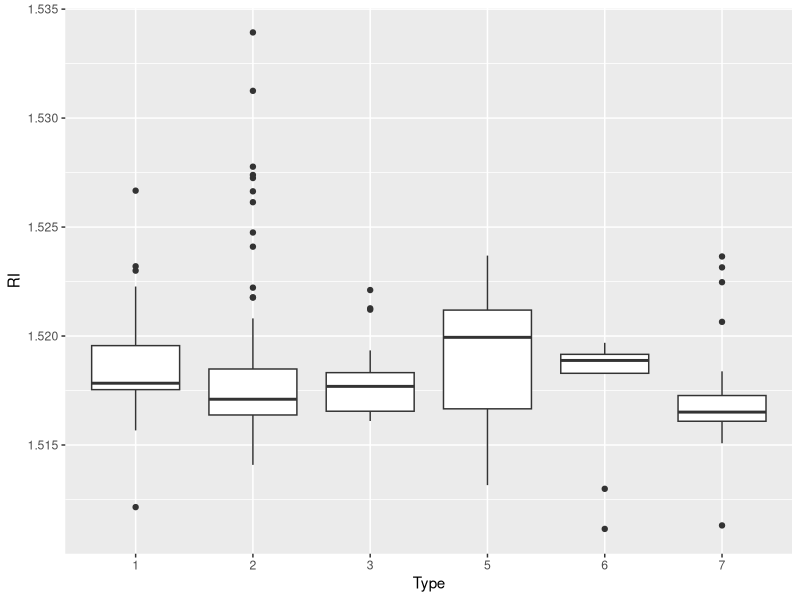
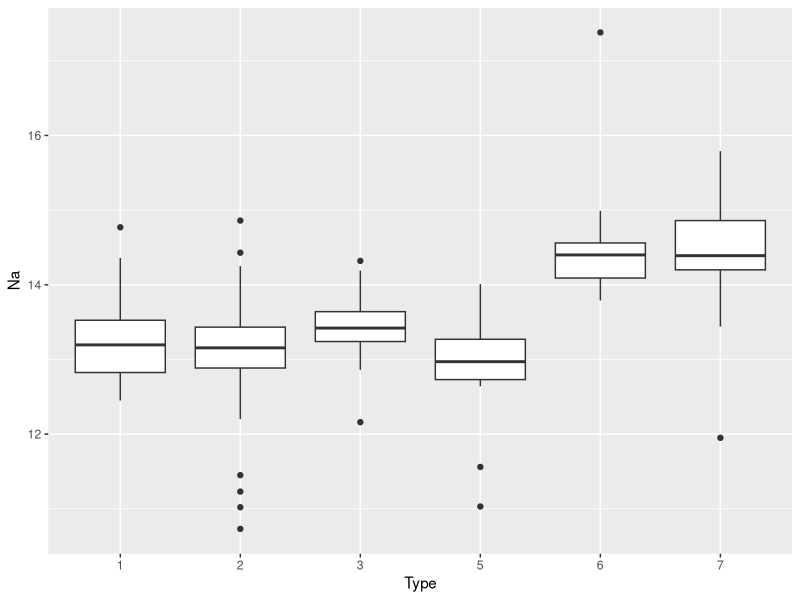
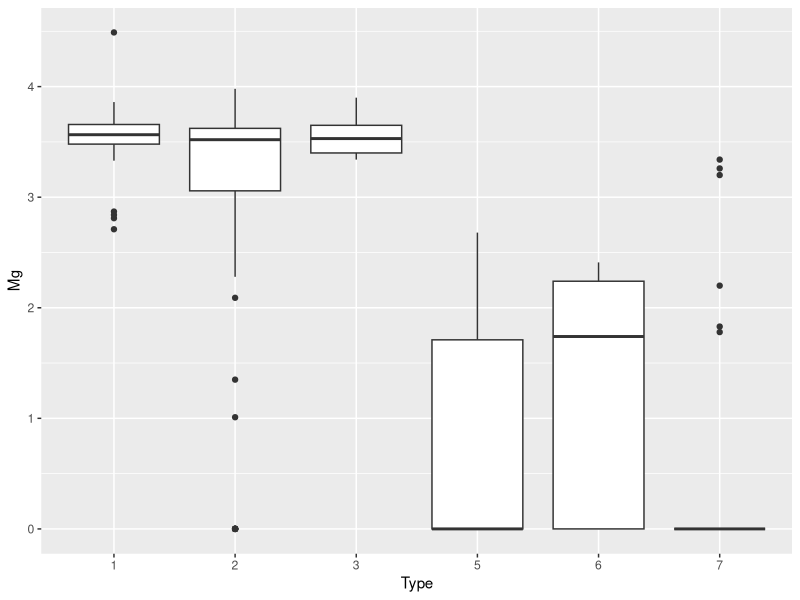
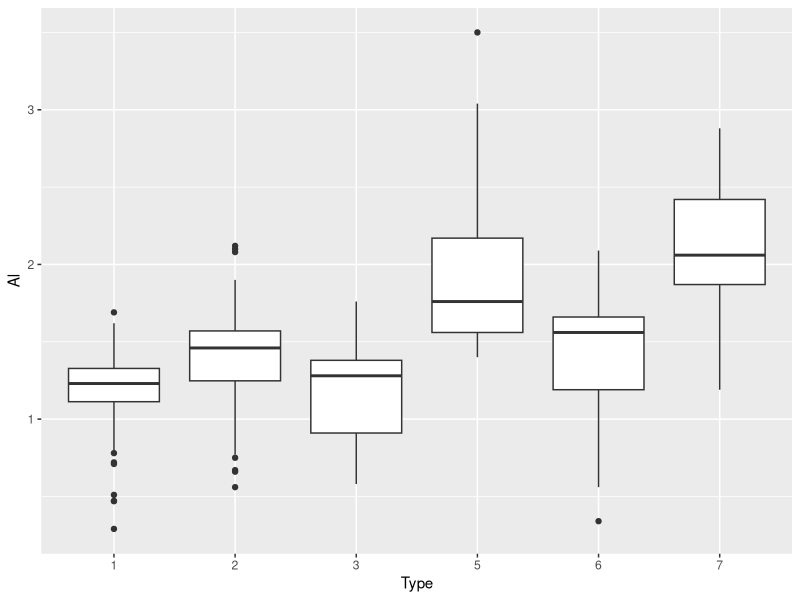
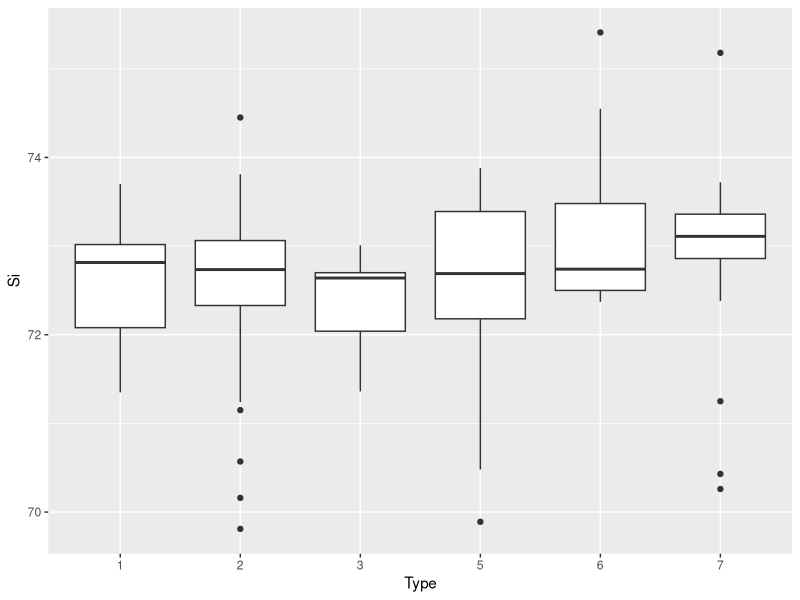
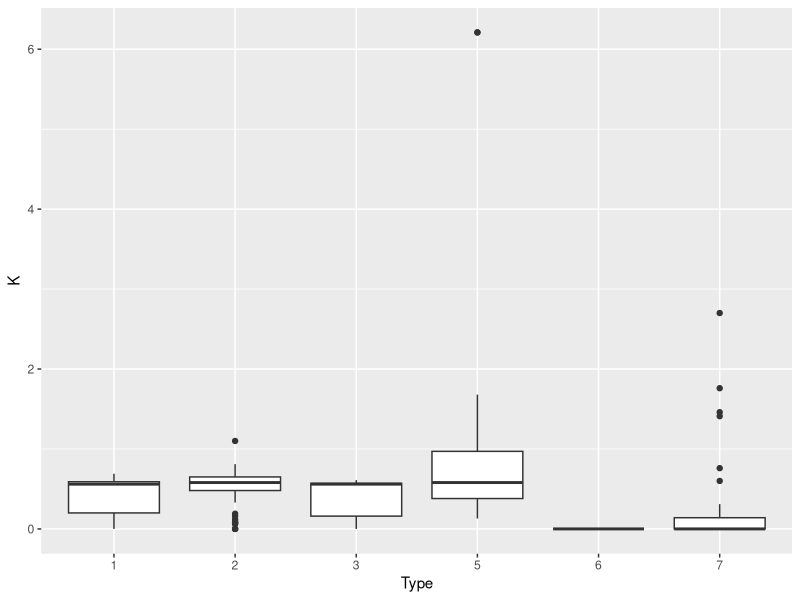
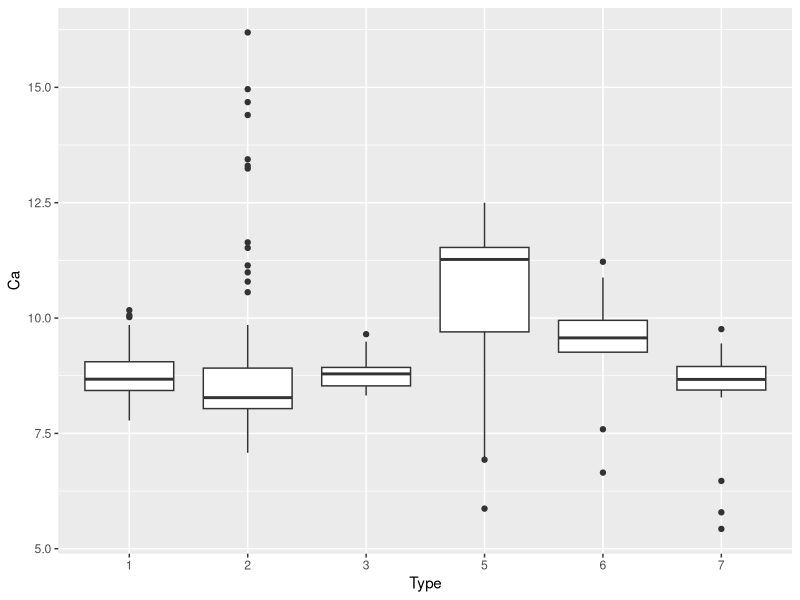
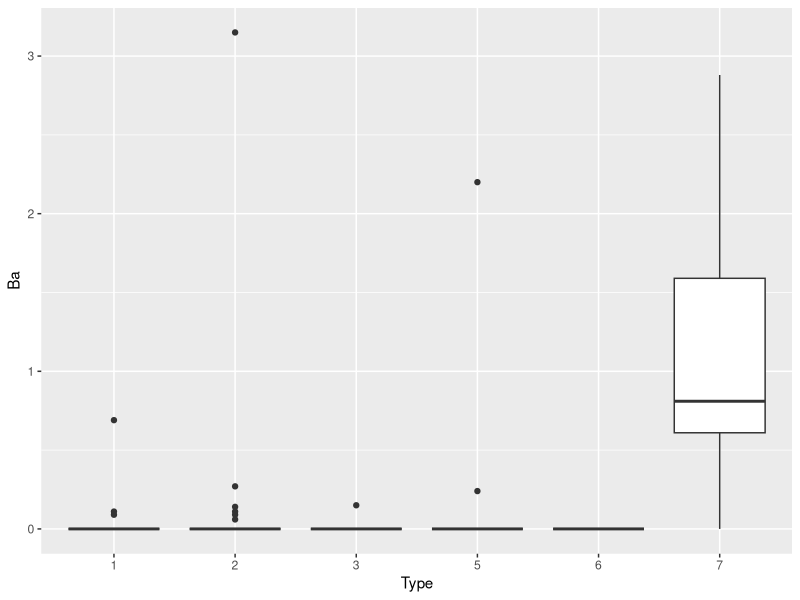

Reproduce these figures in R, in order.
library(tidyverse)
library(caret)
library(mlbench)
data("Glass")
Glass <- as.tibble(Glass)
ggplot(data=Glass, mapping= aes(x= Type, y= RI))+geom_boxplot()
ggsave("RI.jpg")
ggplot(data=Glass, mapping= aes(x= Type, y= Na))+geom_boxplot()
ggsave("Na.jpg")
ggplot(data=Glass, mapping= aes(x= Type, y= Mg))+geom_boxplot()
ggsave("Mg.jpg")
ggplot(data=Glass, mapping= aes(x= Type, y= Al))+geom_boxplot()
ggsave("Al.jpg")
ggplot(data=Glass, mapping= aes(x= Type, y= Si))+geom_boxplot()
ggsave("Si.jpg")
ggplot(data=Glass, mapping= aes(x= Type, y= K))+geom_boxplot()
ggsave("K.jpg")
ggplot(data=Glass, mapping= aes(x= Type, y= Ca))+geom_boxplot()
ggsave("Ca.jpg")
ggplot(data=Glass, mapping= aes(x= Type, y= Ba))+geom_boxplot()
ggsave("Ba.jpg")
ggplot(data=Glass, mapping= aes(x= Type, y= Fe))+geom_boxplot()
ggsave("Fe.jpg")

set.seed(1)
trainIndex <-
  createDataPartition(Glass$Type,
                      p = 0.8,
                      list = FALSE,
                      times = 1)
GlassTrain <- Glass[trainIndex, ]
GlassTest <- Glass[-trainIndex, ]
scaler <- preProcess(Glass, method = c("center", "scale"))
GlassTrain <- predict(scaler, GlassTrain)
GlassTest <- predict(scaler, GlassTest)

knnmodel_RI <-
  train(Type ~ RI, data = GlassTrain, method = "knn")
GlassPredictions_RI <-
  predict(knnmodel_RI, GlassTest)
confusionMatrix(GlassPredictions_RI, GlassTest$Type)


knnmodel_Na <-
  train(Type ~ Na, data = GlassTrain, method = "knn")
GlassPredictions_Na <-
  predict(knnmodel_Na, GlassTest)
confusionMatrix(GlassPredictions_Na, GlassTest$Type)

knnmodel_Mg <-
  train(Type ~ Mg, data = GlassTrain, method = "knn")
GlassPredictions_Mg <-
  predict(knnmodel_Mg, GlassTest)
confusionMatrix(GlassPredictions_Mg, GlassTest$Type)

knnmodel_Al <-
  train(Type ~ Al, data = GlassTrain, method = "knn")
GlassPredictions_Al <-
  predict(knnmodel_Al, GlassTest)
confusionMatrix(GlassPredictions_Al, GlassTest$Type)

knnmodel_Si <-
  train(Type ~ Si, data = GlassTrain, method = "knn")
GlassPredictions_Si <-
  predict(knnmodel_Si, GlassTest)
confusionMatrix(GlassPredictions_Si, GlassTest$Type)

knnmodel_K <-
  train(Type ~ K, data = GlassTrain, method = "knn")
GlassPredictions_K <-
  predict(knnmodel_K, GlassTest)
confusionMatrix(GlassPredictions_K, GlassTest$Type)

knnmodel_Ca <-
  train(Type ~ Ca, data = GlassTrain, method = "knn")
GlassPredictions_Ca <-
  predict(knnmodel_Ca, GlassTest)
confusionMatrix(GlassPredictions_Ca, GlassTest$Type)

knnmodel_Ba <-
  train(Type ~ Ba, data = GlassTrain, method = "knn")
GlassPredictions_Ba <-
  predict(knnmodel_Ba, GlassTest)
confusionMatrix(GlassPredictions_Ba, GlassTest$Type)

knnmodel_Fe <-
  train(Type ~ Fe, data = GlassTrain, method = "knn")
GlassPredictions_Fe <-
  predict(knnmodel_Fe, GlassTest)
confusionMatrix(GlassPredictions_Fe, GlassTest$Type)

knnmodel_RI_Na <-
  train(Type ~ RI+ Na, data = GlassTrain, method = "knn")
GlassPredictions_RI_Na <-
  predict(knnmodel_RI_Na, GlassTest)
confusionMatrix(GlassPredictions_RI_Na, GlassTest$Type)

knnmodel_RI_Mg <-
  train(Type ~ RI+ Mg, data = GlassTrain, method = "knn")
GlassPredictions_RI_Mg <-
  predict(knnmodel_RI_Mg, GlassTest)
confusionMatrix(GlassPredictions_RI_Mg, GlassTest$Type)

knnmodel_RI_Al <-
  train(Type ~ RI+ Al, data = GlassTrain, method = "knn")
GlassPredictions_RI_Al <-
  predict(knnmodel_RI_Al, GlassTest)
confusionMatrix(GlassPredictions_RI_Al, GlassTest$Type)

knnmodel_RI_Si <-
  train(Type ~ RI+ Si, data = GlassTrain, method = "knn")
GlassPredictions_RI_Si <-
  predict(knnmodel_RI_Si, GlassTest)
confusionMatrix(GlassPredictions_RI_Si, GlassTest$Type)

knnmodel_RI_K <-
  train(Type ~ RI+ K, data = GlassTrain, method = "knn")
GlassPredictions_RI_K <-
  predict(knnmodel_RI_K, GlassTest)
confusionMatrix(GlassPredictions_RI_K, GlassTest$Type)

knnmodel_RI_Ca <-
  train(Type ~ RI+ Ca, data = GlassTrain, method = "knn")
GlassPredictions_RI_Ca <-
  predict(knnmodel_RI_Ca, GlassTest)
confusionMatrix(GlassPredictions_RI_Ca, GlassTest$Type)

knnmodel_RI_Ba <-
  train(Type ~ RI+ Ba, data = GlassTrain, method = "knn")
GlassPredictions_RI_Ba <-
  predict(knnmodel_RI_Ba, GlassTest)
confusionMatrix(GlassPredictions_RI_Ba, GlassTest$Type)

knnmodel_RI_Fe <-
  train(Type ~ RI+ Fe, data = GlassTrain, method = "knn")
GlassPredictions_RI_Fe <-
  predict(knnmodel_RI_Fe, GlassTest)
confusionMatrix(GlassPredictions_RI_Fe, GlassTest$Type)

knnmodel_RI_Mg_Na <-
  train(Type ~ RI+ Mg + Na, data = GlassTrain, method = "knn")
GlassPredictions_RI_Mg_Na <-
  predict(knnmodel_RI_Mg_Na, GlassTest)
confusionMatrix(GlassPredictions_RI_Mg_Na, GlassTest$Type)

knnmodel_RI_Mg_Al <-
  train(Type ~ RI+ Mg + Al, data = GlassTrain, method = "knn")
GlassPredictions_RI_Mg_Al <-
  predict(knnmodel_RI_Mg_Al, GlassTest)
confusionMatrix(GlassPredictions_RI_Mg_Al, GlassTest$Type)

knnmodel_RI_Mg_Si <-
  train(Type ~ RI+ Mg + Si, data = GlassTrain, method = "knn")
GlassPredictions_RI_Mg_Si <-
  predict(knnmodel_RI_Mg_Si, GlassTest)
confusionMatrix(GlassPredictions_RI_Mg_Si, GlassTest$Type)

knnmodel_RI_Mg_K <-
  train(Type ~ RI+ Mg + K, data = GlassTrain, method = "knn")
GlassPredictions_RI_Mg_K <-
  predict(knnmodel_RI_Mg_K, GlassTest)
confusionMatrix(GlassPredictions_RI_Mg_K, GlassTest$Type)

knnmodel_RI_Mg_Ca <-
  train(Type ~ RI+ Mg + Ca, data = GlassTrain, method = "knn")
GlassPredictions_RI_Mg_Ca <-
  predict(knnmodel_RI_Mg_Ca, GlassTest)
confusionMatrix(GlassPredictions_RI_Mg_Ca, GlassTest$Type)

knnmodel_RI_Mg_Ba <-
  train(Type ~ RI+ Mg + Ba, data = GlassTrain, method = "knn")
GlassPredictions_RI_Mg_Ba <-
  predict(knnmodel_RI_Mg_Ba, GlassTest)
confusionMatrix(GlassPredictions_RI_Mg_Ba, GlassTest$Type)


knnmodel_RI_Mg_Fe <-
  train(Type ~ RI+ Mg + Fe, data = GlassTrain, method = "knn")
GlassPredictions_RI_Mg_Fe <-
  predict(knnmodel_RI_Mg_Fe, GlassTest)
confusionMatrix(GlassPredictions_RI_Mg_Fe, GlassTest$Type)

knnmodel_RI_Mg_K_Na <-
  train(Type ~ RI+ Mg + K +Na, data = GlassTrain, method = "knn")
GlassPredictions_RI_Mg_K_Na <-
  predict(knnmodel_RI_Mg_K_Na, GlassTest)
confusionMatrix(GlassPredictions_RI_Mg_K_Na, GlassTest$Type)


knnmodel_RI_Mg_K_Al <-
  train(Type ~ RI+ Mg + K +Al, data = GlassTrain, method = "knn")
GlassPredictions_RI_Mg_K_Al <-
  predict(knnmodel_RI_Mg_K_Al, GlassTest)
confusionMatrix(GlassPredictions_RI_Mg_K_Al, GlassTest$Type)


knnmodel_RI_Mg_K_Si <-
  train(Type ~ RI+ Mg + K +Si, data = GlassTrain, method = "knn")
GlassPredictions_RI_Mg_K_Si <-
  predict(knnmodel_RI_Mg_K_Si, GlassTest)
confusionMatrix(GlassPredictions_RI_Mg_K_Si, GlassTest$Type)


knnmodel_RI_Mg_K_Ca <-
  train(Type ~ RI+ Mg + K +Ca, data = GlassTrain, method = "knn")
GlassPredictions_RI_Mg_K_Ca <-
  predict(knnmodel_RI_Mg_K_Ca, GlassTest)
confusionMatrix(GlassPredictions_RI_Mg_K_Ca, GlassTest$Type)


knnmodel_RI_Mg_K_Ba <-
  train(Type ~ RI+ Mg + K +Ba, data = GlassTrain, method = "knn")
GlassPredictions_RI_Mg_K_Ba <-
  predict(knnmodel_RI_Mg_K_Ba, GlassTest)
confusionMatrix(GlassPredictions_RI_Mg_K_Ba, GlassTest$Type)


knnmodel_RI_Mg_K_Fe <-
  train(Type ~ RI+ Mg + K +Fe, data = GlassTrain, method = "knn")
GlassPredictions_RI_Mg_K_Fe <-
  predict(knnmodel_RI_Mg_K_Fe, GlassTest)
confusionMatrix(GlassPredictions_RI_Mg_K_Fe, GlassTest$Type)